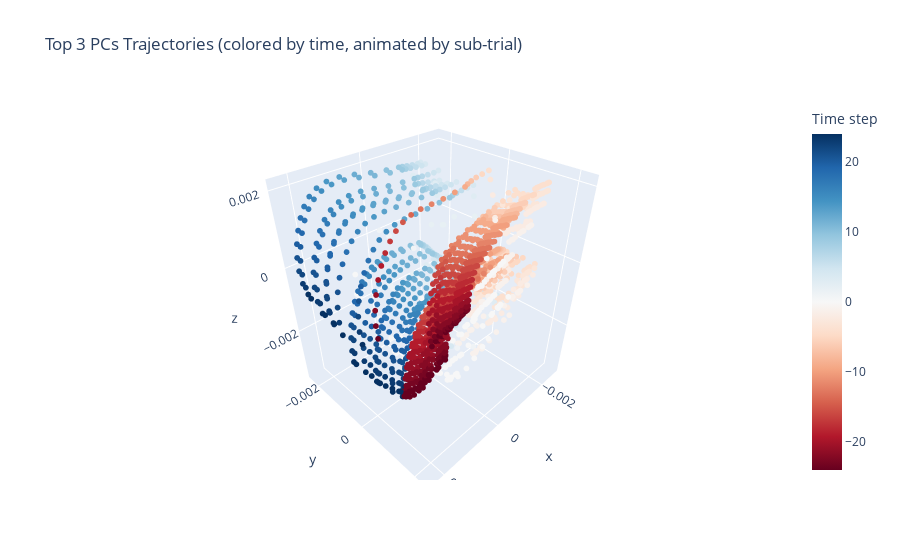

Source (notebook cell):
### Code cell
# perform PCA on the h_segmented_actions
u, s, v = torch.svd(h_segmented_all - h_segmented_all.mean(dim = 0, keepdim=True))
# u, s, v = torch.svd(h_segmented_actions - h_segmented_actions.mean(dim = 0, keepdim=True))
# h_pca = (h_segmented_all @ v[:, :]).reshape(h.shape[0], 100, 25, h.shape[-1]).detach().cpu().numpy()
h_pca = u.detach().cpu().numpy().reshape(h.shape[0], 100, -1, h.shape[-1])
# h_pca = (h_segmented_actions @ v[:, :]).reshape(h.shape[0], 100, 15, h.shape[-1]).detach().cpu().numpy()
# Select a batch to plot
batch_idx = 0
# Get the top 3 principal components for the selected batch
pcs = h_pca[batch_idx, :, :, :3]  # shape: (n_subtrials, timesteps, 3)

# Prepare data for plotly: flatten sub-trials and timesteps
n_subtrials, n_timesteps, _ = pcs.shape
pcs_flat = pcs.reshape(-1, 3)
time_flat = np.tile(np.arange(n_timesteps), n_subtrials)

# Assign a color for each sub-trial
subtrial_ids = np.repeat(np.arange(n_subtrials), n_timesteps)

fig = px.scatter_3d(
    x=pcs_flat[:, 0],
    y=pcs_flat[:, 1],
    z=pcs_flat[:, 2],
    color=time_flat * choice_pred[batch_idx].detach().cpu().repeat_interleave(n_timesteps).numpy(),  # color by time and choice
    # animation_frame=subtrial_ids,
    color_continuous_scale="RdBu", 
    title="Top 3 PCs Trajectories (colored by time, animated by sub-trial)",
    labels={'color': 'Time step'}
)
fig.update_traces(marker=dict(size=2))
fig.show()

### Figure 1 — Plotly figure (JSON) as saved in the notebook; plotly's stock layout.template omitted (floating-point values rounded to 4 significant figures; data arrays with more than 128 entries replaced by an {"elided": "..."} marker saying what was removed)
{"data": [{"hovertemplate": "x=%{x}<br>y=%{y}<br>z=%{z}<br>Time step=%{marker.color}<extra></extra>", "legendgroup": "", "marker": {"color": {"elided": "2500 int values"}, "coloraxis": "coloraxis", "size": 2, "symbol": "circle"}, "mode": "markers", "name": "", "scene": "scene", "showlegend": false, "type": "scatter3d", "x": {"elided": "2500 float values"}, "y": {"elided": "2500 float values"}, "z": {"elided": "2500 float values"}}], "layout": {"coloraxis": {"colorbar": {"title": {"text": "Time step"}}, "colorscale": [[0, "rgb(103,0,31)"], [0.1, "rgb(178,24,43)"], [0.2, "rgb(214,96,77)"], [0.3, "rgb(244,165,130)"], [0.4, "rgb(253,219,199)"], [0.5, "rgb(247,247,247)"], [0.6, "rgb(209,229,240)"], [0.7, "rgb(146,197,222)"], [0.8, "rgb(67,147,195)"], [0.9, "rgb(33,102,172)"], [1, "rgb(5,48,97)"]]}, "legend": {"tracegroupgap": 0}, "scene": {"domain": {"x": [0, 1], "y": [0, 1]}, "xaxis": {"title": {"text": "x"}}, "yaxis": {"title": {"text": "y"}}, "zaxis": {"title": {"text": "z"}}}, "title": {"text": "Top 3 PCs Trajectories (colored by time, animated by sub-trial)"}}}
